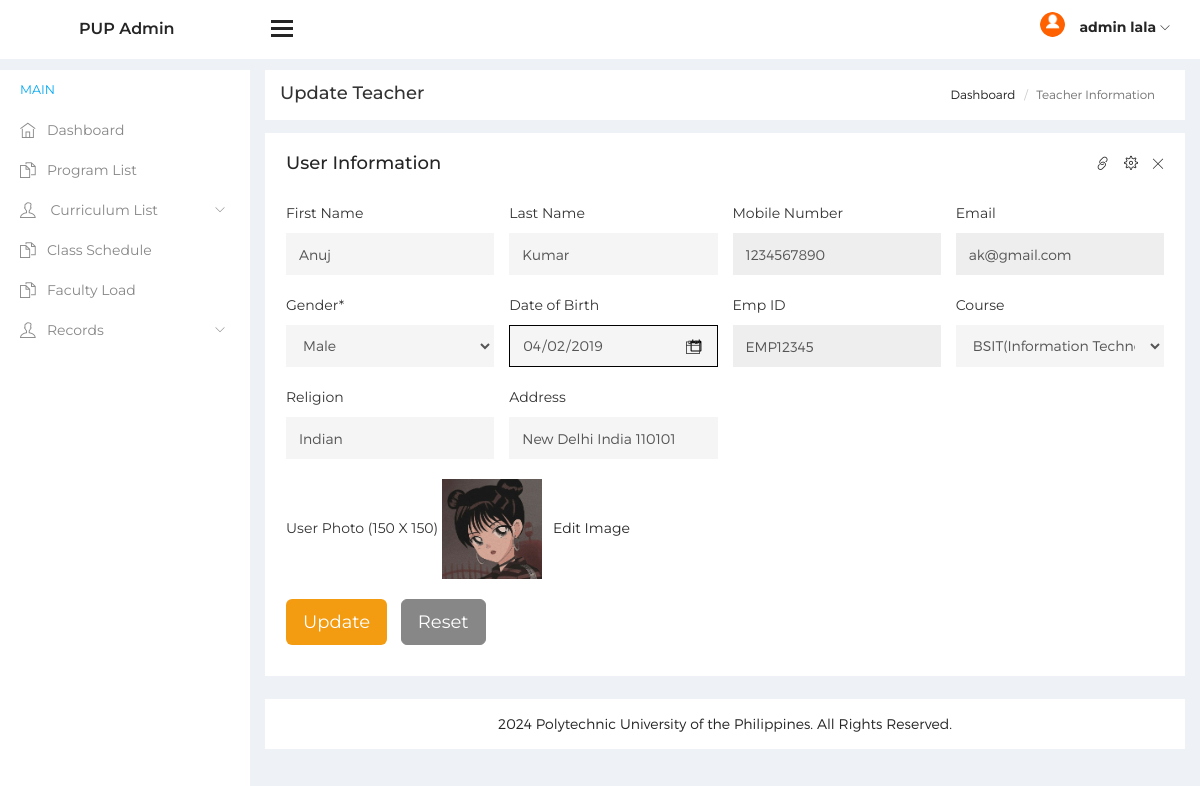
The app's page /tsas1/tsas2/admin/edit-teacher-info.php?editid=4 (signed in) with its own data.
### tables this page shows
CREATE TABLE `tblteacher` (
  `ID` int(10) NOT NULL,
  `EmpID` varchar(50) DEFAULT NULL,
  `FirstName` varchar(200) DEFAULT NULL,
  `LastName` varchar(200) DEFAULT NULL,
  `MobileNumber` bigint(10) DEFAULT NULL,
  `Email` varchar(200) DEFAULT NULL,
  `Gender` varchar(200) DEFAULT NULL,
  `Dob` varchar(200) DEFAULT NULL,
  `CourseID` int(5) DEFAULT NULL,
  `Religion` varchar(200) DEFAULT NULL,
  `Address` mediumtext DEFAULT NULL,
  `Password` varchar(200) DEFAULT NULL,
  `ProfilePic` varchar(200) DEFAULT NULL,
  `JoiningDate` timestamp NOT NULL DEFAULT current_timestamp() ON UPDATE current_timestamp()
);

CREATE TABLE `tblcourse` (
  `ID` int(10) NOT NULL,
  `BranchName` varchar(30) DEFAULT NULL,
  `CourseName` varchar(10) DEFAULT NULL,
  `CreationDate` timestamp NOT NULL DEFAULT current_timestamp() ON UPDATE current_timestamp()
);

### tsas1/tsas2/admin/edit-teacher-info.php (the view, shortened to what this page needs)
<?php
include('includes/dbconnection.php');
if (strlen($_SESSION['tsasaid']==0)) {
  header('location:logout.php');
  } else{
?>
<!DOCTYPE html>
<html lang="en">
<head>
    <link href="../assets/css/lib/calendar2/pignose.calendar.min.css" rel="stylesheet">
    <link href="../assets/css/lib/font-awesome.min.css" rel="stylesheet">
    <link href="../assets/css/lib/themify-icons.css" rel="stylesheet">
    <link href="../assets/css/lib/menubar/sidebar.css" rel="stylesheet">
    <link href="../assets/css/lib/bootstrap.min.css" rel="stylesheet">
    <link href="../assets/css/lib/unix.css" rel="stylesheet">
    <link href="../assets/css/style.css" rel="stylesheet">
</head>
<body>
<?php include_once('includes/sidebar.php');?>
    <?php include_once('includes/header.php');?>
    <div class="content-wrap">
        <div class="main">
            <div class="container-fluid">
                <div class="row">
                    <div class="col-lg-8 p-r-0 title-margin-right">
                        <div class="page-header">
                            <div class="page-title">
                                <h1>Update Teacher</h1>
                            </div>
                        </div>
                    </div>
                    <div class="col-lg-4 p-l-0 title-margin-left">
                        <div class="page-header">
                            <div class="page-title">
                                <ol class="breadcrumb text-right">
                                    <li><a href="dashboard.php">Dashboard</a></li>
                                    <li class="active">Teacher Information</li>
                                </ol>
                            </div>
                        </div>
                    </div>
                </div>
                <div id="main-content">
                    <div class="card alert">
                        <div class="card-body">
                            <form name="" method="post" action="" enctype="multipart/form-data">
                                <?php
                                    $eid=$_GET['editid'];
$sql="SELECT tblcourse.ID as cid,tblcourse.BranchName,tblcourse.CourseName,tblteacher.ID,tblteacher.EmpID,tblteacher.FirstName,tblteacher.LastName,tblteacher.MobileNumber,tblteacher.Email,tblteacher.Gender,tblteacher.Dob,tblteacher.CourseID,tblteacher.Religion,tblteacher.Address,tblteacher.Password,tblteacher.ProfilePic,tblteacher.JoiningDate from tblteacher join tblcourse on tblcourse.ID=tblteacher.CourseID where tblteacher.ID=$eid";
$query = $dbh -> prepare($sql);
$query->execute();
$results=$query->fetchAll(PDO::FETCH_OBJ);
if($query->rowCount() > 0)
{
foreach($results as $row)
{               ?>
                            <div class="card-header m-b-20">
                                <h4>User Information</h4>
                                <div class="card-header-right-icon">
                                    <ul>
                                        <li class="card-close" data-dismiss="alert"><i class="ti-close"></i></li>
                                        <li class="card-option drop-menu"><i class="ti-settings" data-toggle="dropdown" aria-haspopup="true" aria-expanded="true" role="link"></i>
                                        </li>
                                        <li class="doc-link"><a href="#"><i class="ti-link"></i></a></li>
                                    </ul>
                                </div>
                            </div>
                            <div class="row">
                                <div class="col-md-3">
                                    <div class="basic-form">
                                        <div class="form-group">
                                            <label>First Name</label>
                                            <input type="text" class="form-control border-none input-flat bg-ash" name="fname" required="true" value="<?php  echo htmlentities($row->FirstName);?>">
                                        </div>
                                    </div>
                                </div>
                                <div class="col-md-3">
                                    <div class="basic-form">
                                        <div class="form-group">
                                            <label>Last Name</label>
                                            <input type="text" class="form-control border-none input-flat bg-ash" name="lname" required="true" value="<?php  echo htmlentities($row->LastName);?>">
                                        </div>
                                    </div>
                                </div>
                                <div class="col-md-3">
                                    <div class="basic-form">
                                        <div class="form-group">
                                            <label>Mobile Number</label>
                                            <input type="text" class="form-control border-none input-flat bg-ash" name="mobnum" maxlength="10" pattern="[0-9]+" readonly="true" value="<?php  echo htmlentities($row->MobileNumber);?>">
                                        </div>
                                    </div>
                                </div>
                                <div class="col-md-3">
                                    <div class="basic-form">
                                        <div class="form-group">
                                            <label>Email</label>
                                            <input type="email" class="form-control border-none input-flat bg-ash" name="email" readonly="true" value="<?php  echo htmlentities($row->Email);?>">
                                        </div>
                                    </div>
                                </div>
                            </div>
                            <div class="row">
                                <div class="col-md-3">
                                    <div class="basic-form">
                                        <div class="form-group">
                                            <label>Gender*</label>
                                            <select class="form-control bg-ash border-none" name="gender" required="true">
                                                <option value="<?php  echo htmlentities($row->Gender);?>"><?php  echo htmlentities($row->Gender);?></option>
                                            </select>
                                        </div>
                                    </div>
                                </div>
                                <div class="col-md-3">
                                    <div class="basic-form">
                                        <div class="form-group">
                                            <label>Date of Birth</label>
                                            <input type="date" class="form-control calendar bg-ash"  name="dob" required="true" value="<?php  echo htmlentities($row->Dob);?>">
                                        </div>
                                    </div>
                                </div>
                                <div class="col-md-3">
                                    <div class="basic-form">
                                        <div class="form-group">
                                            <label>Emp ID</label>
                                            <input type="text" class="form-control border-none input-flat bg-ash" name="empid" readonly="true" value="<?php  echo htmlentities($row->EmpID);?>">
                                        </div>
                                    </div>
                                </div>
                                <div class="col-md-3">
                                    <div class="basic-form">
                                        <div class="form-group">
                                            <label>Course</label>
                                            <select class="form-control border-none input-flat bg-ash" name="cid" required="true">
            <option value="<?php  echo htmlentities($row->cid);?>"><?php  echo htmlentities($row->CourseName);?>(<?php  echo htmlentities($row->BranchName);?>)</option>
            <?php
$sql="SELECT * from tblcourse";
$query = $dbh -> prepare($sql);
$query->execute();
$results=$query->fetchAll(PDO::FETCH_OBJ);
$cnt=1;
if($query->rowCount() > 0)
{
foreach($results as $row1)
{               ?>
            <option value="<?php  echo htmlentities($row->ID);?>"><?php  echo htmlentities($row1->CourseName);?>(<?php  echo htmlentities($row1->BranchName);?>)</option><?php $cnt=$cnt+1;}} ?>
        </select>
                                        </div>
                                    </div>
                                </div>
                            </div>
                            <div class="row">
                                <div class="col-md-3">
                                    <div class="basic-form">
                                        <div class="form-group">
                                            <label>Religion</label>
                                            <input type="text" class="form-control border-none input-flat bg-ash" name="religion" required="true" value="<?php  echo htmlentities($row->Religion);?>">
                                        </div>
                                    </div>
                                </div>
                                <div class="col-md-3">
                                    <div class="basic-form">
                                        <div class="form-group">
                                            <label>Address</label>
                                            <input type="text"  class="form-control border-none input-flat bg-ash" rows="4" cols="4" required="true" name="address" value="<?php  echo htmlentities($row->Address);?>">
                                        </div>
                                    </div>
                                </div>
                            </div>
                            <div class="row">
                                <div class="col-md-12">
                                    <div class="basic-form">
                                        <div class="form-group image-type">
                                            <label> User Photo <span>(150 X 150)</span></label>
                                            <img src="images/<?php echo $row->ProfilePic;?>" width="100" height="100" value="<?php  echo $row->ProfilePic;?>">
<a href="changeimage.php?editid=<?php echo $row->ID;?>"> &nbsp; Edit Image</a>
                                        </div>
                                    </div>
                                </div>
                            </div><?php $cnt=$cnt+1;}} ?>
                            <button class="btn btn-default btn-lg m-b-10 bg-warning border-none m-r-5 sbmt-btn" type="submit" name="submit">Update</button>
                            <button class="btn btn-default btn-lg m-b-10 m-l-5 sbmt-btn" type="reset">Reset</button>
                        </form>
                        </div>
                    </div>
                     <?php include_once('includes/footer.php');?>
                </div>
            </div>
        </div>
    </div>
</body>
</html><?php }  ?>

### tsas1/tsas2/admin/includes/header.php (shortened to what this page needs)
<div class="header">
        <div class="pull-left">
            <div class="logo"><a href="dashboard.php"> <img src=""> <span>PUP Admin</span></a></div>
            <div class="hamburger sidebar-toggle">
                <span class="line"></span>
                <span class="line"></span>
                <span class="line"></span>
            </div>
        </div>
        <div class="pull-right p-r-15">
            <ul>
             <?php
$aid=$_SESSION['tsasaid'];
$sql="SELECT * from tbladmin where ID=:aid ";
$query = $dbh -> prepare($sql);
$query->bindParam(':aid',$aid,PDO::PARAM_STR);
$query->execute();
$results=$query->fetchAll(PDO::FETCH_OBJ);
$cnt=1;
if($query->rowCount() > 0)
{
foreach($results as $row)
{               ?>
                <li class="header-icon dib"><img class="avatar-img" src="../assets/images/avatar/images (1).png" alt="" /> <span class="user-avatar"> <?php  echo $row->AdminName;?> <i class="ti-angle-down f-s-10"></i></span>
                        <?php $cnt=$cnt+1;}} ?>
                </li>
            </ul>
        </div>
    </div>

### records on screen
tblteacher: fname "Anuj", lname "Kumar", mobnum "1234567890", email "ak@gmail.com", gender "Male", dob "04/02/2019", empid "EMP12345", cid "BSIT(Information Technology)", religion "Indian", address "New Delhi India 110101", ProfilePic (picture)

### other values on screen
$row->AdminName "admin lala"
